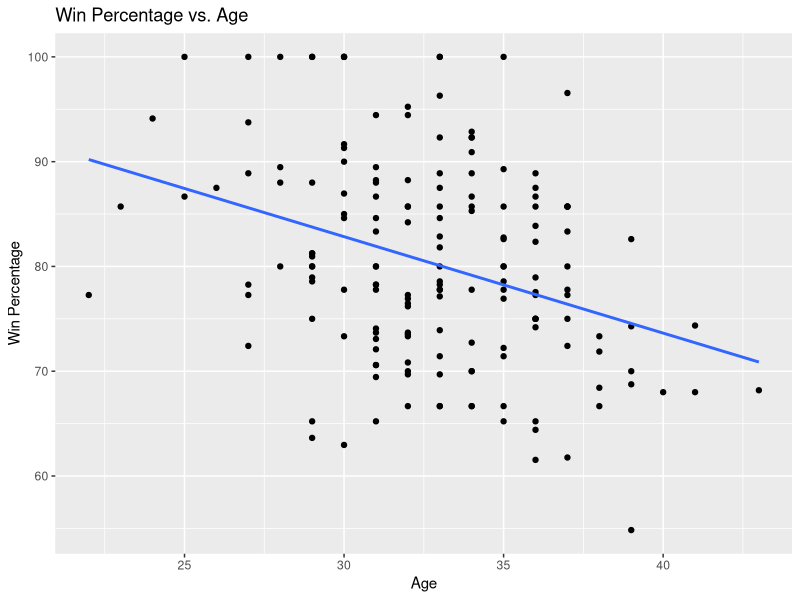
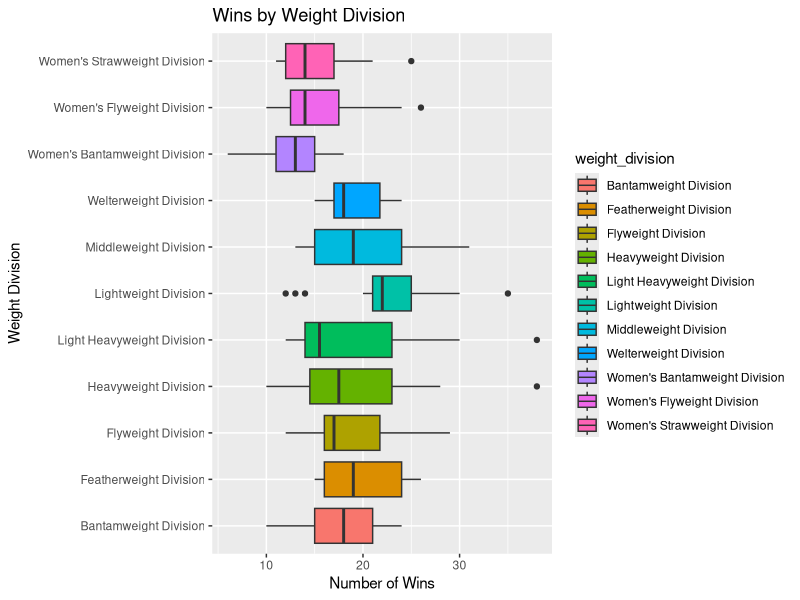
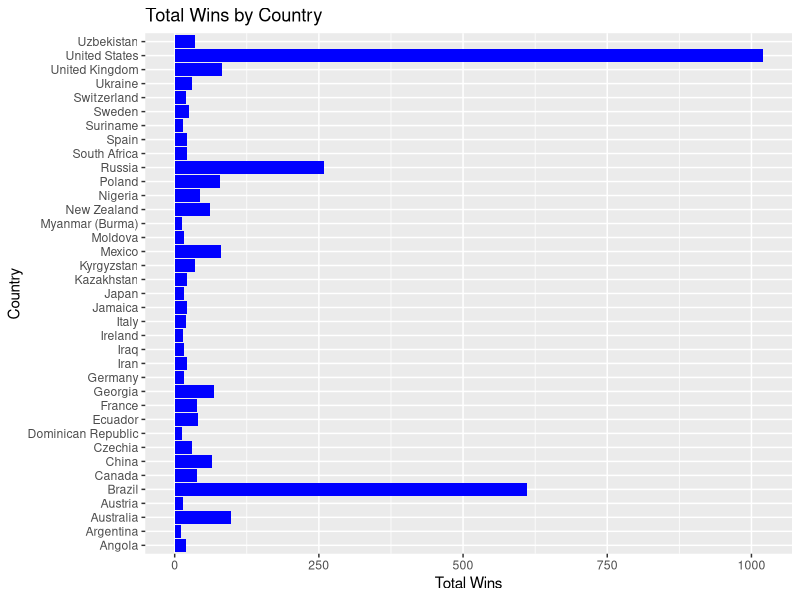
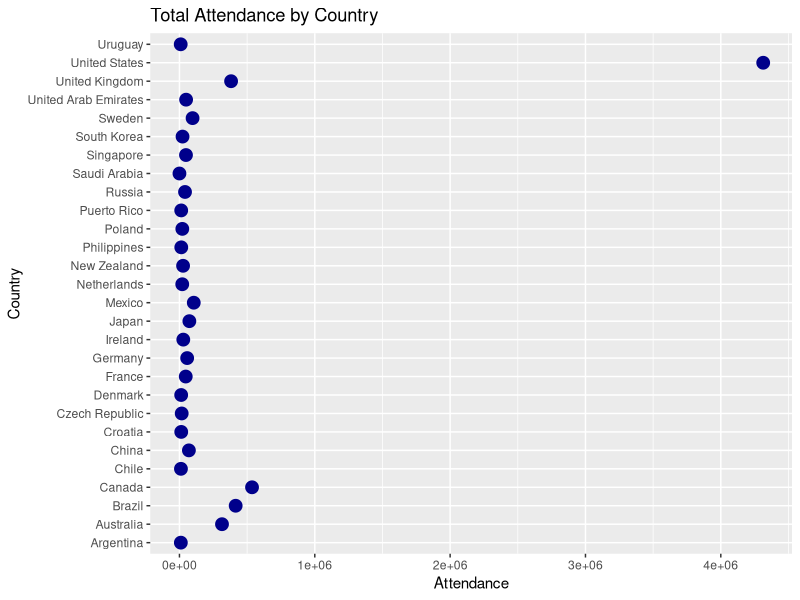
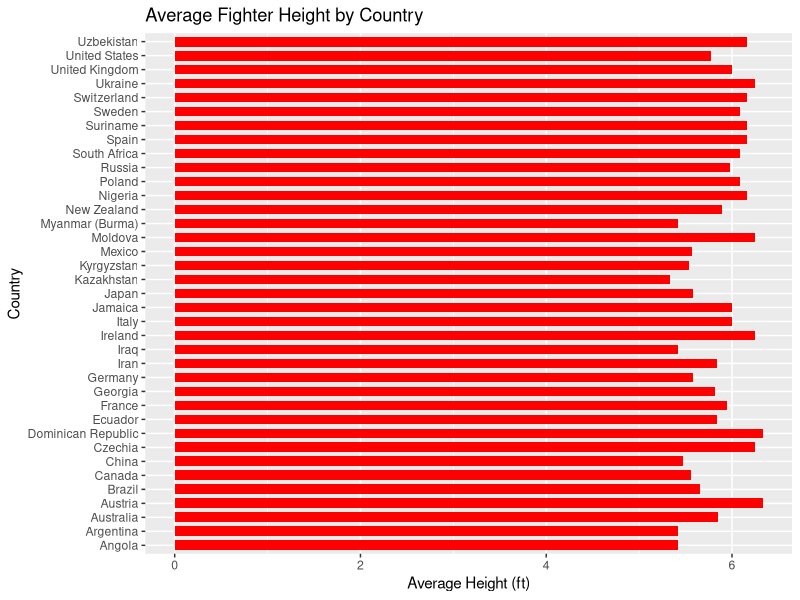

These figures' R source, in order:
## ---- chunk 1
# Install packages
install.packages("tidyverse") # include " "
install.packages()
## ---- chunk 2
# Library packages in
library(tidyverse) #Do not incoude " "
## ---- chunk 3
# Importing the datasets. Remember that the CSV's should be in the same directory or read it in the directory where you save your CSV's
read_csv("ufc_fighters_stats.csv") -> ufc_fighters_stats #assign name you want for table
read_csv("ufc_country_data.csv") -> ufc_country_data #assign name you want for table
read_csv("ufc_events_stats.csv") -> ufc_events_stats #assign name you want for table
## ---- chunk 4
ufc_fighters_stats
## ---- chunk 5
ufc_country_data
## ---- chunk 6
ufc_events_stats
## ---- chunk 7
ggplot(data = ufc_fighters_stats, aes(x = age, y = win_percent)) +
  geom_point() +
  geom_smooth(method = "lm", se = FALSE) +
  labs(title = "Win Percentage vs. Age", x = "Age", y = "Win Percentage")
## ---- chunk 8
#this is a box plot and fill is what color we want the inside of our boxes to be. Since I put weight divsion it would make a different color per weight division
ggplot(data = ufc_fighters_stats, aes(x =weight_division, y=wins, fill = weight_division)) +
  geom_boxplot() +
  coord_flip() +
  labs(title = "Wins by Weight Division", x = "Weight Division", y ="Number of Wins")
## ---- chunk 9
ufc_fighters_stats |> #loading in the data
  group_by(country) |> #grouping data by the country
  summarize(total_wins = sum(wins, na.rm = TRUE)) |> #here we create a new column "total_wins"
  arrange(desc(total_wins)) -> country_wins #here we arrange it for highest wins on top
## ---- chunk 10
ggplot(country_wins, aes(x = country, y = total_wins)) + 
  geom_col(fill = "blue") + #fill is what color we want to fill the columns with
  coord_flip() + # swaps x and y axes for a horizontalchart
  ggtitle("Total Wins by Country") + #the title will always be at the bottom
  xlab("Country") + # remember since this is flipped this will be to the left
  ylab("Total Wins") # since this is flipped it will be on the top
## ---- chunk 11
# Here I am joining 2 tables by the country (ufc event and ufc conutry tables)
ufc_events_stats |>
  left_join(ufc_country_data, by = "country") -> event_country_data #saving result as this
## ---- chunk 12
event_country_data |>
  group_by(country) |>
  summarize(total_attendance = sum(attendance, na.rm = TRUE)) |> # creating a new column based on only the sum of the attendance by country
  arrange(desc(total_attendance)) -> country_attendance #highest attendance/country first
## ---- chunk 13
ggplot(country_attendance, aes(x = country, y = total_attendance)) +
  geom_point(size = 4, color = "darkblue") + #here we made a point plot to visualize
  coord_flip() +
  ggtitle("Total Attendance by Country") +
  xlab("Country") +
  ylab("Attendance")

## ---- chunk 14
# joining both fighters and country datasets
ufc_fighters_stats |>
  left_join(ufc_country_data, by = "country") -> fighters_country_join
## ---- chunk 15
fighters_country_join |>
  group_by(country) |> #observing this by country
  summarize(average_height = mean(height_ft, na.rm = TRUE)) |> #here we are creating a new column that finds the average height by country
  arrange(desc(average_height)) -> average_height_by_country #from tallest to shortest then saving it in average_height_by_country
## ---- chunk 16
average_height_by_country |>
  slice(1) #isolating row 1
## ---- chunk 17
ggplot(average_height_by_country, aes(x = country, y = average_height)) +
  geom_bar(stat = "identity", fill = "red", width = 0.7) + # here we made a bar chart and made it's width slimmer to be able to see most country names
  coord_flip()+
  ggtitle("Average Fighter Height by Country") +
  xlab("Country") +
  ylab("Average Height (ft)")
